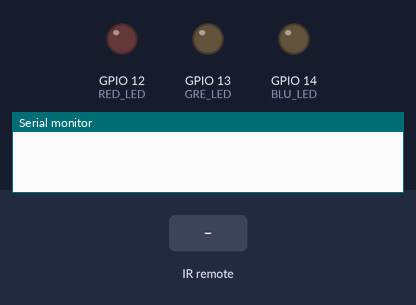
Bench run of a sketch on a simulated ESP8266 (NodeMCU). On the bench: output pins drawn as LEDs (lit = HIGH), the last lines printed to the serial monitor. The test bench sets the inputs (shaded band).

Above: at 1.2 s.
1.3 s: infrared code 0xFF22DD received
At 2.4 s:
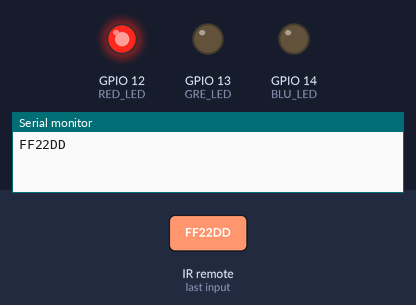
3.5 s: infrared code 0xFF02FD received
At 5.1 s:
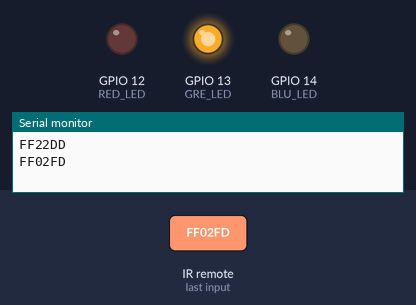
5.5 s: infrared code 0xFFC23D received
At 6.7 s:
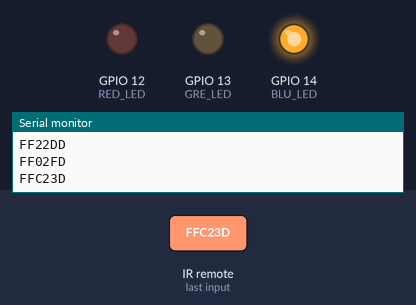
Timing chart, 0 to 8.5 s (numbered marks = the images above; inputs shaded):
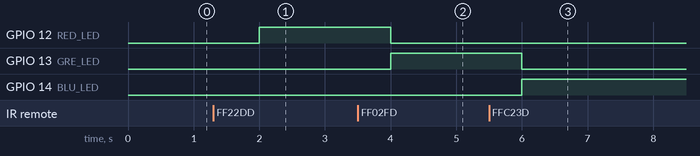

The sketch:

esp12f_ir_ctrl.ino
```cpp
//IRremoteESP8266: IRrecvDemo - demonstrates receiving IR codes with IRrecv
//An IR detector/demodulator must be connected to the input RECV_PIN.

#ifndef UNIT_TEST
  #include <Arduino.h>
#endif
#include <IRremoteESP8266.h>
#include <IRrecv.h>
#include <IRutils.h>

#define RED_BUT   0xFF22DD
#define GRE_BUT   0xFF02FD
#define BLU_BUT   0xFFC23D

#define RED_LED   12
#define GRE_LED   13
#define BLU_LED   14

// IR detector/demodulator is connected to GPIO pin
uint16_t RECV_PIN = 4; //IR_R_IO_PIN

IRrecv irrecv(RECV_PIN);
decode_results results; //IR解碼解果

//====== Initialize ======//
void setup() {
  Serial.begin(115200);
  irrecv.enableIRIn();  // Start the receiver
  pinMode(RED_LED,OUTPUT);
  pinMode(GRE_LED,OUTPUT);
  pinMode(BLU_LED,OUTPUT);
  digitalWrite(RED_LED,LOW);
  digitalWrite(GRE_LED,LOW);
  digitalWrite(BLU_LED,LOW);
}

//====== Back-ground Loop ======//
void loop() {
  if (irrecv.decode(&results)) {
    serialPrintUint64(results.value, HEX);
    Serial.println(" ");
    irrecv.resume();  // Receive the next value
    }
  if (results.value == RED_BUT){
    digitalWrite(RED_LED,HIGH);}
  else{digitalWrite(RED_LED,LOW);}

  if (results.value == GRE_BUT){
    digitalWrite(GRE_LED,HIGH);}
  else{digitalWrite(GRE_LED,LOW);}

  if (results.value == BLU_BUT){
    digitalWrite(BLU_LED,HIGH);}
  else{digitalWrite(BLU_LED,LOW);}
  delay(1000);
}
```

Measured:
- after the input at 1.3 s, GPIO 12 (RED_LED): LOW → HIGH after 0.70 s
- after the input at 3.5 s, GPIO 12 (RED_LED): HIGH → LOW after 0.50 s; GPIO 13 (GRE_LED): LOW → HIGH after 0.50 s
- after the input at 5.5 s, GPIO 13 (GRE_LED): HIGH → LOW after 0.50 s; GPIO 14 (BLU_LED): LOW → HIGH after 0.50 s
